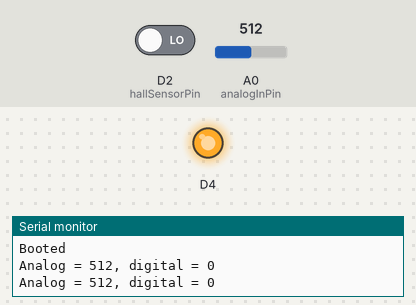
Simulated run of this program. Board: ESP8266 (NodeMCU). Parts: output pins drawn as LEDs (lit = HIGH, except the on-board LED, lit = LOW), the last lines printed to the serial monitor. The test bench sets the inputs (shaded band); at power-on: D2 (hallSensorPin) LOW, A0 (analogInPin) = 512.

Above: at 1.8 s.
1.9 s: D2 (hallSensorPin) driven HIGH
At 2.5 s:
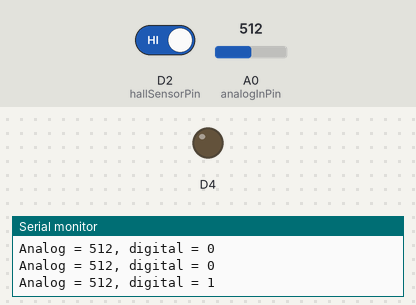
3.5 s: D2 (hallSensorPin) driven LOW
At 5.2 s:
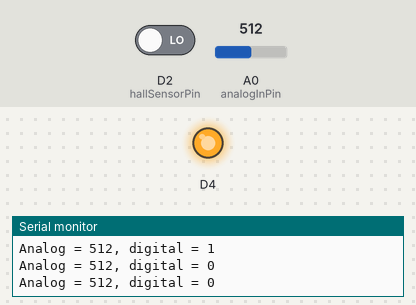
Timing chart, 0 to 6.7 s (numbered marks = the images above; inputs shaded):
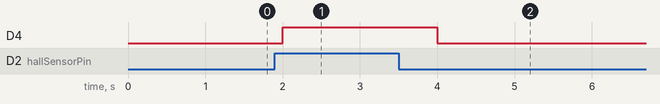

Measured:
- after the input at 1.9 s, D4: LOW → HIGH after 0.10 s
- after the input at 3.5 s, D4: HIGH → LOW after 0.50 s

The program:

main.cpp
```cpp
#include <Arduino.h>

/*********
  Rui Santos
  Complete project details at https://randomnerdtutorials.com
*********/

const int analogInPin = A0; // ESP8266 Analog Pin ADC0 = A0
const int hallSensorPin = D2;

void setup()
{
    Serial.begin(115200);
    while (!Serial) {
        delay(100);
    }
    pinMode(hallSensorPin, INPUT);
    pinMode(BUILTIN_LED, OUTPUT);

    Serial.println("Booted");
    Serial.println("Booted");
    Serial.println("Booted");
    Serial.println("Booted");
}

void loop()
{
    int analogValue = analogRead(analogInPin);
    int digitalValue = digitalRead(hallSensorPin);
    digitalWrite(BUILTIN_LED, digitalValue);

    Serial.printf("Analog = %d, digital = %d\n", analogValue, digitalValue);

    delay(1000);
}
```
